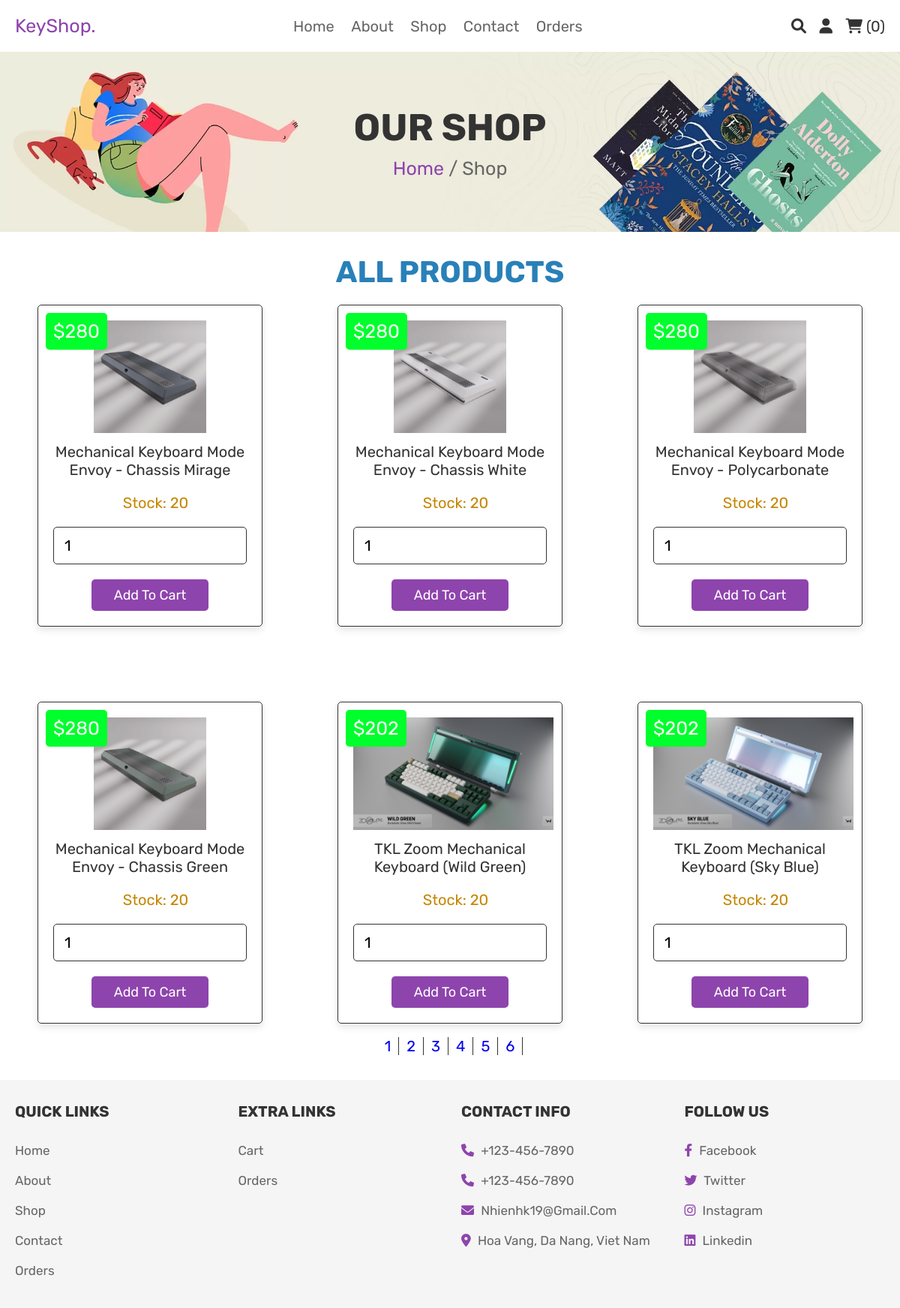
Page /shop.php (signed in) on the committed database.
### tables this page shows
CREATE TABLE `products` (
  `id` int(100) NOT NULL,
  `name` varchar(100) NOT NULL,
  `price` int(100) NOT NULL,
  `image` varchar(100) NOT NULL,
  `Stock` int(11) NOT NULL DEFAULT 20
);

### shop.php (the view, shortened to what this page needs)
<?php
include 'config.php';
$limit = 6;
$page = isset($_GET['page']) ? intval($_GET['page']) : 1;
$offset = ($page - 1) * $limit;
$select_products = mysqli_query($conn, "SELECT * FROM `products` LIMIT {$offset}, {$limit}") or die("query failed");
$countProducts = mysqli_query($conn, "SELECT COUNT(*) as total FROM `products`") or die("query failed");
$row = mysqli_fetch_assoc($countProducts);
$totalProducts = $row['total'];
$totalPages = ceil($totalProducts / $limit);
?>
<!DOCTYPE html>
<html lang="en">
<head>
    <link rel="stylesheet" href="https://cdnjs.cloudflare.com/ajax/libs/font-awesome/6.0.0/css/all.min.css">
    <link rel="stylesheet" href="css/style.css">
</head>
<body>
    <?php include 'header.php'; ?>
    <div class="heading">
        <h3>our shop</h3>
        <p> <a href="home.php">home</a> / shop </p>
    </div>
    <section class="products">
        <h1 class="title">All products</h1>
        <div class="box-container">
            <?php
            if (mysqli_num_rows($select_products) > 0) {
                while ($fetch_products = mysqli_fetch_assoc($select_products)) {
            ?>
                    <form action="" method="post" class="box">
                    <img class="image" src="uploaded_img/<?php echo $fetch_products['image']; ?>" alt="">
                        <div class="name"><?php echo $fetch_products['name']; ?></div>
                        <div class="price">$<?php echo $fetch_products['price']; ?></div>
                        <?php
                        if ($fetch_products['Stock'] != 0) {
                        ?>
                            <input class="name" style="text-align: center; display:flex;color:#c48702;" value="Stock: <?php echo $fetch_products['Stock']; ?>">
                            <input type="number" min="1" name="product_quantity" value="1" class="qty">
                            <input type="submit" value="add to cart" name="add_to_cart" class="btn">
                        <?php } else { ?>
                            <input class="name" style="text-align: center; display:flex;color:red;" value="Out of stock!!">
                        <?php } ?>
                    </form>
            <?php
                }
            } else {
                echo '<p class="empty">no products added yet!</p>';
            }
            ?>
        </div>
        <div class="pagination">
            <?php
            for ($i = 1; $i <= $totalPages; $i++) {
                $currentPage = ($page == $i) ? 'current-page' : '';
                echo '<a href="?page=' . $i . '" class="' . $currentPage . '">' . $i . '</a>';
            }
            ?>
        </div>
    </section>
    <?php include 'footer.php'; ?>
</body>
</html>

### css/style.css (style rules this page uses)
:root { --purple: #8e44ad; --blue: #2980b9; --red: #c0392b; --orange: #f39c12; --black: #333; --white: #fff; --light-color: #666; --light-white: #ccc; --light-bg: #f5f5f5; --border: 0.1rem solid var(--black); --box-shadow: 0 0.5rem 1rem rgba(0, 0, 0, 0.1); }
* { font-family: "Rubik", sans-serif; margin: 0; padding: 0; box-sizing: border-box; outline: none; border: none; text-decoration: none; transition: all 0.2s linear; }
html { font-size: 62.5%; overflow-x: hidden; }
section { padding: 3rem 2rem; }
.title { text-align: center; margin-bottom: 2rem; text-transform: uppercase; color: var(--blue); font-size: 4rem; }
.btn, .option-btn, .delete-btn, .white-btn { display: inline-block; margin-top: 1rem; padding: 1rem 3rem; cursor: pointer; color: var(--white); font-size: 1.8rem; border-radius: 0.5rem; text-transform: capitalize; }
.white-btn, .btn { background-color: var(--purple); }
.heading { min-height: 30vh; display: flex; flex-flow: column; align-items: center; justify-content: center; gap: 1rem; background: url(../images/heading-bg.jpg) no-repeat; background-size: cover; background-position: center; text-align: center; text-transform: capitalize; }
.heading h3 { font-size: 5rem; color: var(--black); text-transform: uppercase; }
.heading p { font-size: 2.5rem; color: var(--light-color); }
.heading p a { color: var(--purple); }
.products .box-container { max-width: 1200px; margin: 0 auto; display: grid; grid-template-columns: repeat(auto-fit, 30rem); align-items: flex-start; gap: 10rem; justify-content: center; row-gap: 10rem; }
.products .box-container .box { border-radius: .5rem; background-color: var(--white); box-shadow: var(--box-shadow); padding: 2rem; text-align: center; border: var(--border); position: relative; }
.products .box-container .box .image { height: 15rem; }
.products .box-container .box .name { padding: 1rem 0; font-size: 2rem; color: var(--black); text-transform: capitalize; }
.products .box-container .box .qty { width: 100%; padding: 1.2rem 1.4rem; border-radius: .5rem; border: var(--border); margin: 1rem 0; font-size: 2rem; }
.products .box-container .box .price { position: absolute; top: 1rem; left: 1rem; border-radius: .5rem; padding: 1rem; font-size: 2.5rem; color: var(--white); background-color: #00ff2c; }
.pagination { display: flex; justify-content: center; align-items: center; height: 3rem; margin-top: 1.5rem; }
.pagination a { font-size: 2rem; padding: 0 1rem; border-right: var(--border); }

### rows in the picture
products: image (picture), name "Mechanical Keyboard Mode Envoy - Chassis Mirage", price "280", Stock "Stock: 20"
products: image (picture), name "Mechanical Keyboard Mode Envoy - Chassis White", price "280", Stock "Stock: 20"
products: image (picture), name "Mechanical Keyboard Mode Envoy - Polycarbonate", price "280", Stock "Stock: 20"
products: image (picture), name "Mechanical Keyboard Mode Envoy - Chassis Green", price "280", Stock "Stock: 20"
products: image (picture), name "TKL Zoom Mechanical Keyboard (Wild Green)", price "202", Stock "Stock: 20"
products: image (picture), name "TKL Zoom Mechanical Keyboard (Sky Blue)", price "202", Stock "Stock: 20"

### other values in the picture
$cart_rows_number "0"
